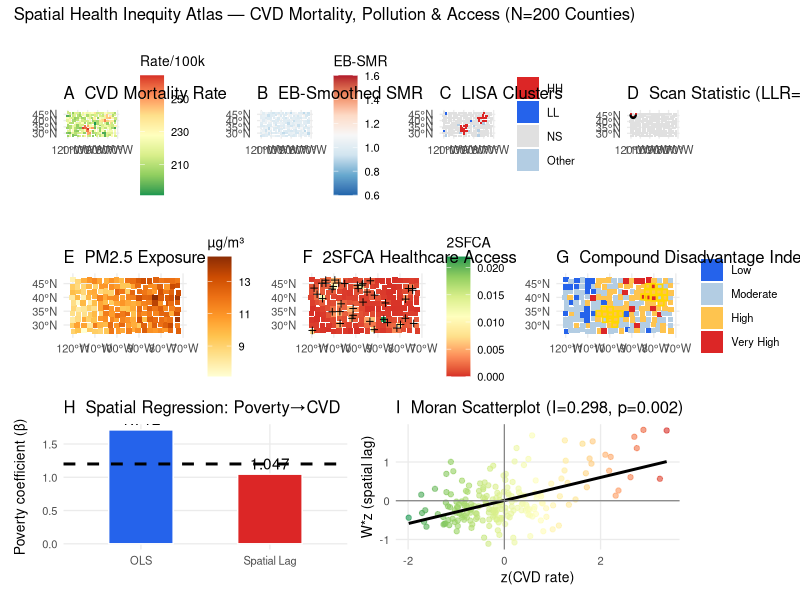
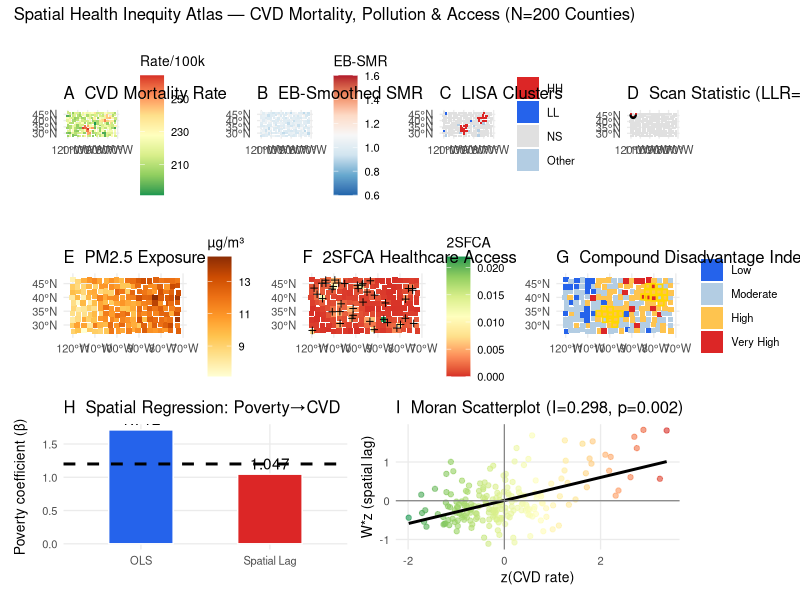

Write R code to recreate these figures, in order.
## ---- chunk 1
library(tidyverse)
library(sf)
library(spdep)
library(spatialreg)
library(patchwork)

set.seed(42)
out_dir <- file.path(tempdir(), "mod07")
dir.create(out_dir, showWarnings = FALSE, recursive = TRUE)
theme_set(
  theme_minimal(base_size = 10) +
    theme(
      plot.background = element_rect(fill = "white", colour = NA),
      panel.background = element_rect(fill = "white", colour = NA),
      panel.grid.minor = element_blank()
    )
)

SEED <- 42
NROW <- 10; NCOL <- 20; N <- NROW * NCOL
row_idx <- rep(seq_len(NROW), each = NCOL)
col_idx <- rep(seq_len(NCOL), times = NROW)

spatial_smooth <- function(v, s = 2) {
  g <- matrix(0, NROW, NCOL)
  for (i in seq_along(v)) g[row_idx[i], col_idx[i]] <- v[i]
  k <- ceiling(3 * s)
  xs <- (-k):k
  kern <- outer(dnorm(xs, sd = s), dnorm(xs, sd = s)); kern <- kern / sum(kern)
  pad <- k
  gp <- matrix(0, NROW + 2 * pad, NCOL + 2 * pad)
  gp[(pad + 1):(pad + NROW), (pad + 1):(pad + NCOL)] <- g
  out <- matrix(0, NROW, NCOL)
  for (r in seq_len(NROW)) for (c in seq_len(NCOL)) {
    out[r, c] <- sum(gp[r:(r + 2 * k), c:(c + 2 * k)] * kern)
  }
  mapply(function(r, c) out[r, c], row_idx, col_idx)
}

lon <- -120 + (col_idx - 1) * 2.5 + rnorm(N, 0, 0.3)
lat <- 28 + (row_idx - 1) * 2.0 + rnorm(N, 0, 0.2)
pct_poverty   <- 10 + 8 * rbeta(N, 2, 5) + 3 * sin(lon / 20)
pct_uninsured <- 8 + 6 * rbeta(N, 2, 4) + 0.3 * pct_poverty
pct_minority  <- pmin(pmax(20 + 15 * rbeta(N, 2, 3), 0), 100)
pct_rural     <- pmin(pmax(30 + 40 * rbeta(N, 3, 3), 0), 100)
population    <- as.integer(rlnorm(N, 10.5, 1.0))
pm25_base     <- 8 + 4 * (lon - min(lon)) / (max(lon) - min(lon))
pm25 <- pmin(pmax(pm25_base + spatial_smooth(rgamma(N, 1, 1), 1.5) + rnorm(N, 0, 1), 3), 28)
spatial_risk <- spatial_smooth(rnorm(N), 2.5)
cluster1 <- (lon > -105) & (lon < -95) & (lat > 30) & (lat < 36)
cluster2 <- (lon > -85) & (lon < -75) & (lat > 38) & (lat < 44)
base_cvd <- (180 + 1.2 * pct_poverty + 0.8 * pct_uninsured + 0.5 * pm25 +
               12 * spatial_risk + rnorm(N, 0, 10))
cvd_rate <- base_cvd
cvd_rate[cluster1] <- cvd_rate[cluster1] + 35
cvd_rate[cluster2] <- cvd_rate[cluster2] + 25
expected <- (cvd_rate / 100000) * population * 5
observed <- rpois(N, expected)
smr <- observed / pmax(expected, 1)

set.seed(5)
N_H <- 40
hlon <- runif(N_H, min(lon), max(lon))
hlat <- runif(N_H, min(lat), max(lat))
hbeds <- sample(50:600, N_H, replace = TRUE)
hosp <- st_as_sf(tibble(lon = hlon, lat = hlat, beds = hbeds),
                 coords = c("lon", "lat"), crs = 4326)

df <- tibble(
  county_id = sprintf("C%03d", seq_len(N) - 1),
  lon, lat, row = row_idx, col = col_idx,
  pct_poverty, pct_uninsured, pct_minority, pct_rural, pm25, population,
  cvd_rate, observed, expected, smr, cluster1, cluster2
)
geoms <- Map(function(lo, la) {
  st_polygon(list(matrix(
    c(lo - 1.25, la - 1, lo + 1.25, la - 1, lo + 1.25, la + 1,
      lo - 1.25, la + 1, lo - 1.25, la - 1), ncol = 2, byrow = TRUE
  )))
}, df$lon, df$lat)
gdf <- st_sf(df, geometry = st_sfc(geoms, crs = 4326))
cat(sprintf("N=%d counties | CVD=%.1f/100k | PM2.5=%.1f µg/m³\n",
            N, mean(cvd_rate), mean(pm25)))
## ---- chunk 2
nb <- vector("list", N)
for (i in seq_len(N)) {
  nbrs <- which(pmax(abs(df$row - df$row[i]), abs(df$col - df$col[i])) <= 1)
  nb[[i]] <- setdiff(nbrs, i)
}
class(nb) <- "nb"
attr(nb, "region.id") <- as.character(seq_len(N))
lw <- nb2listw(nb, style = "W", zero.policy = TRUE)
cat(sprintf("Spatial weights: N=%dx%d | Mean neighbours: %.1f\n",
            N, N, mean(card(nb))))
## ---- chunk 3
I_cvd  <- moran.test(df$cvd_rate, lw, zero.policy = TRUE)
I_pov  <- moran.test(df$pct_poverty, lw, zero.policy = TRUE)
I_pm25 <- moran.test(df$pm25, lw, zero.policy = TRUE)
mc_cvd <- moran.mc(df$cvd_rate, lw, nsim = 499, zero.policy = TRUE)
cat("Global Moran's I:\n")
cat(sprintf("  CVD rate : %.4f (p=%.4f)\n",
            unname(I_cvd$estimate["Moran I statistic"]), mc_cvd$p.value))
cat(sprintf("  Poverty  : %.4f (p=%.4f)\n",
            unname(I_pov$estimate["Moran I statistic"]),
            moran.mc(df$pct_poverty, lw, nsim = 499)$p.value))
cat(sprintf("  PM2.5    : %.4f (p=%.4f)\n",
            unname(I_pm25$estimate["Moran I statistic"]),
            moran.mc(df$pm25, lw, nsim = 499)$p.value))

lisa <- localmoran(df$cvd_rate, lw, zero.policy = TRUE)
z <- as.numeric(scale(df$cvd_rate))
zlag <- lag.listw(lw, z, zero.policy = TRUE)
quad <- ifelse(z > 0 & zlag > 0, "HH", ifelse(z < 0 & zlag < 0, "LL", "Other"))
gdf$lisa_cvd <- ifelse(lisa[, "Pr(z != E(Ii))"] < 0.05, quad, "NS")
gdf$lisa_p_cvd <- lisa[, "Pr(z != E(Ii))"]
cat(sprintf("\nLISA CVD: HH=%d LL=%d NS=%d\n",
            sum(gdf$lisa_cvd == "HH"), sum(gdf$lisa_cvd == "LL"),
            sum(gdf$lisa_cvd == "NS")))
I_cvd_val <- unname(I_cvd$estimate["Moran I statistic"])
p_cvd_val <- mc_cvd$p.value
## ---- chunk 4
scan_stat <- function(df_in, max_frac = 0.4, n_perm = 99, seed = 42) {
  coords <- cbind(df_in$lon, df_in$lat)
  O_tot <- sum(df_in$observed); E_tot <- sum(df_in$expected)
  n <- nrow(df_in); max_pop <- sum(df_in$population) * max_frac
  dmat <- as.matrix(dist(coords))
  llr <- function(Oz, Ez) {
    if (Oz <= 0 || Ez <= 0 || Oz <= Ez) return(0)
    Oo <- O_tot - Oz; Eo <- E_tot - Ez
    if (Oo <= 0 || Eo <= 0 || Oo <= Eo) return(0)
    max(0, Oz * log(Oz / Ez) + Oo * log(Oo / Eo))
  }
  best_llr <- 0; best_c <- 1; best_r <- 0; best_in <- integer(0)
  for (ci in seq_len(n)) {
    ord <- order(dmat[ci, ])
    Oz <- 0; Ez <- 0; popz <- 0
    for (k in 2:n) {
      j <- ord[k]; popz <- popz + df_in$population[j]
      if (popz > max_pop) break
      Oz <- Oz + df_in$observed[j]; Ez <- Ez + df_in$expected[j]
      l <- llr(Oz, Ez)
      if (l > best_llr) {
        best_llr <- l; best_c <- ci; best_r <- dmat[ci, j]; best_in <- ord[2:k]
      }
    }
  }
  set.seed(seed)
  mc <- numeric(n_perm)
  E_arr <- df_in$expected
  for (b in seq_len(n_perm)) {
    Op <- as.numeric(rmultinom(1, O_tot, E_arr / E_tot)); bl <- 0
    for (ci in seq_len(n)) {
      ord <- order(dmat[ci, ]); Oz <- 0; Ez <- 0; popz <- 0
      for (k in 2:n) {
        j <- ord[k]; popz <- popz + df_in$population[j]
        if (popz > max_pop) break
        Oz <- Oz + Op[j]; Ez <- Ez + E_arr[j]
        l <- llr(Oz, Ez); if (l > bl) bl <- l
      }
    }
    mc[b] <- bl
  }
  list(best_llr = best_llr, best_c = best_c, best_r = best_r,
       best_in = best_in, p = mean(mc >= best_llr))
}

cat("Running scan statistic...\n")
sc <- scan_stat(df)
gdf$in_scan_cluster <- seq_len(N) %in% sc$best_in
cat(sprintf("Primary cluster: LLR=%.2f p=%.3f n=%d counties\n",
            sc$best_llr, sc$p, length(sc$best_in)))
## ---- chunk 5
ols <- lm(cvd_rate ~ pct_poverty + pct_uninsured + pm25, data = df)
ols_pov <- coef(ols)["pct_poverty"]
I_resid <- moran.test(residuals(ols), lw, zero.policy = TRUE)
cat(sprintf("OLS: poverty β=%.3f | Moran I(resid)=%.4f (p=%.4f)\n",
            ols_pov, unname(I_resid$estimate["Moran I statistic"]), I_resid$p.value))

slm <- lagsarlm(cvd_rate ~ pct_poverty + pct_uninsured + pm25,
                data = df, listw = lw, zero.policy = TRUE)
slm_pov <- coef(slm)["pct_poverty"]
cat(sprintf("SLM: rho=%.3f | poverty β=%.3f | bias vs OLS: %+.3f\n",
            slm$rho, slm_pov, slm_pov - ols_pov))
cat("True poverty coefficient: 1.20\n")
## ---- chunk 6
smr_mean <- mean(df$smr); smr_var <- var(df$smr)
extra_var <- max(smr_var - smr_mean / mean(df$expected), 0.01)
alpha_hat <- smr_mean^2 / extra_var; beta_hat <- smr_mean / extra_var
gdf$smr_eb <- (df$observed + alpha_hat) / (df$expected + beta_hat)
cat(sprintf("EB smoothing: raw SMR SD=%.4f -> smoothed SD=%.4f\n",
            sd(df$smr), sd(gdf$smr_eb)))
cat(sprintf("(variance reduction: %.1f%%)\n",
            (1 - sd(gdf$smr_eb) / sd(df$smr)) * 100))
## ---- chunk 7
sf_use_s2(FALSE)
centroids <- st_centroid(gdf)
dist_m <- st_distance(centroids, hosp)
dist_mat <- as.numeric(dist_m)
dim(dist_mat) <- dim(dist_m)
if (max(dist_mat, na.rm = TRUE) > 50) dist_mat <- dist_mat / 111000
CATCH <- 4.5
R_j <- numeric(N_H)
for (j in seq_len(N_H)) {
  in_z <- dist_mat[, j] <= CATCH
  denom <- sum(df$population[in_z] / (dist_mat[in_z, j] + 0.1)^2)
  R_j[j] <- if (denom > 0) hbeds[j] / denom else 0
}
A_i <- numeric(N)
for (i in seq_len(N)) {
  in_z <- dist_mat[i, ] <= CATCH
  if (any(in_z)) {
    w <- 1 / (dist_mat[i, in_z] + 0.1)^2
    A_i[i] <- sum(R_j[in_z] * w)
  }
}
gdf$access_2sfca <- A_i

quintile_score <- function(v, higher_is_worse = TRUE) {
  q <- as.numeric(cut(v, quantile(v, 0:5 / 5), include.lowest = TRUE, labels = FALSE))
  if (higher_is_worse) q else 6 - q
}
gdf$cdi <- (quintile_score(gdf$cvd_rate) + quintile_score(gdf$pct_poverty) +
              quintile_score(gdf$pm25) + quintile_score(gdf$pct_uninsured) +
              quintile_score(gdf$access_2sfca, higher_is_worse = FALSE)) / 5
gdf$cdi_cat <- cut(gdf$cdi, breaks = c(0, 2, 3, 4, 5.1),
                   labels = c("Low", "Moderate", "High", "Very High"))

cat("Compound Disadvantage Index:\n")
for (lab in c("Low", "Moderate", "High", "Very High")) {
  n_c <- sum(gdf$cdi_cat == lab, na.rm = TRUE)
  pop_c <- sum(gdf$population[gdf$cdi_cat == lab], na.rm = TRUE)
  cat(sprintf("  %-12s: %3d counties | %s residents (%.1f%%)\n",
              lab, n_c, format(pop_c, big.mark = ","),
              pop_c / sum(gdf$population) * 100))
}
## ---- chunk 8
CLUSTER_COLORS <- c(HH = "#DC2626", LL = "#2563EB", Other = "#B3CDE3", NS = "#E0E0E0")
CDI_COLORS <- c(Low = "#2563EB", Moderate = "#B3CDE3", High = "#FEC44F", `Very High` = "#DC2626")

p_a <- ggplot(gdf) +
  geom_sf(aes(fill = cvd_rate), colour = NA) +
  scale_fill_distiller(palette = "RdYlGn", direction = -1, name = "Rate/100k") +
  labs(title = "A  CVD Mortality Rate") + theme(axis.title = element_blank())

p_b <- ggplot(gdf) +
  geom_sf(aes(fill = smr_eb), colour = NA) +
  scale_fill_distiller(palette = "RdBu", direction = -1, limits = c(0.6, 1.6),
                       oob = scales::squish, name = "EB-SMR") +
  labs(title = "B  EB-Smoothed SMR") + theme(axis.title = element_blank())

p_c <- ggplot(gdf) +
  geom_sf(aes(fill = lisa_cvd), colour = NA) +
  scale_fill_manual(values = CLUSTER_COLORS) +
  labs(title = "C  LISA Clusters", fill = NULL) + theme(axis.title = element_blank())

circ <- {
  sf_use_s2(FALSE)
  st_buffer(st_sfc(st_point(c(df$lon[sc$best_c], df$lat[sc$best_c])), crs = 4326),
            dist = sc$best_r)
}
p_d <- ggplot(gdf) +
  geom_sf(aes(fill = in_scan_cluster), colour = NA) +
  geom_sf(data = circ, fill = NA, colour = "black", linewidth = 0.8, linetype = "dashed") +
  scale_fill_manual(values = c("TRUE" = "#DC2626", "FALSE" = "#E0E0E0"), guide = "none") +
  labs(title = sprintf("D  Scan Statistic (LLR=%.1f,p=%.3f)", sc$best_llr, sc$p)) +
  theme(axis.title = element_blank())

p_e <- ggplot(gdf) +
  geom_sf(aes(fill = pm25), colour = NA) +
  scale_fill_distiller(palette = "YlOrBr", direction = 1, name = "µg/m³") +
  labs(title = "E  PM2.5 Exposure") + theme(axis.title = element_blank())

p_f <- ggplot(gdf) +
  geom_sf(aes(fill = access_2sfca), colour = NA) +
  geom_sf(data = hosp, shape = 3, size = 1.5, colour = "black") +
  scale_fill_distiller(palette = "RdYlGn", direction = 1, name = "2SFCA") +
  labs(title = "F  2SFCA Healthcare Access") + theme(axis.title = element_blank())

p_g <- ggplot(gdf) +
  geom_sf(aes(fill = cdi_cat), colour = NA) +
  geom_sf(data = dplyr::filter(gdf, cluster1 | cluster2), fill = NA,
          colour = "gold", linewidth = 0.6) +
  scale_fill_manual(values = CDI_COLORS) +
  labs(title = "G  Compound Disadvantage Index (CDI)", fill = NULL) +
  theme(axis.title = element_blank())

reg_df <- tibble(method = c("OLS", "Spatial Lag"), coef = c(ols_pov, slm_pov))
p_h <- ggplot(reg_df, aes(method, coef, fill = method)) +
  geom_col(width = 0.5, colour = "white") +
  geom_hline(yintercept = 1.20, linetype = "dashed", linewidth = 1) +
  geom_text(aes(label = sprintf("%.3f", coef)), vjust = -0.4) +
  scale_fill_manual(values = c(OLS = "#2563EB", `Spatial Lag` = "#DC2626"), guide = "none") +
  labs(y = "Poverty coefficient (β)", title = "H  Spatial Regression: Poverty→CVD", x = NULL)

z_cvd <- as.numeric(scale(df$cvd_rate))
Wz_cvd <- lag.listw(lw, z_cvd, zero.policy = TRUE)
p_i <- ggplot(tibble(z = z_cvd, Wz = Wz_cvd, rate = df$cvd_rate), aes(z, Wz, colour = rate)) +
  geom_point(alpha = 0.6, size = 1.5) +
  geom_smooth(method = "lm", se = FALSE, colour = "black", linewidth = 1) +
  geom_hline(yintercept = 0, colour = "grey50", linewidth = 0.4) +
  geom_vline(xintercept = 0, colour = "grey50", linewidth = 0.4) +
  scale_colour_distiller(palette = "RdYlGn", direction = -1, guide = "none") +
  labs(
    x = "z(CVD rate)", y = "W*z (spatial lag)",
    title = sprintf("I  Moran Scatterplot (I=%.3f, p=%.3f)", I_cvd_val, p_cvd_val)
  )

p_atlas <- (p_a | p_b | p_c | p_d) /
  (p_e | p_f | p_g) /
  (p_h | p_i) +
  plot_annotation(
    title = "Spatial Health Inequity Atlas — CVD Mortality, Pollution & Access (N=200 Counties)"
  )
print(p_atlas)
ggsave(file.path(out_dir, "capstone_spatial_atlas.png"), p_atlas,
       width = 22, height = 16, dpi = 300)
cat("Saved: capstone_spatial_atlas.png (300 dpi)\n")
## ---- chunk 9
cat("CAPSTONE SUMMARY STATISTICS\n")
cat(strrep("=", 60), "\n")
cat(sprintf("Global Moran's I (CVD rate): %.4f (p=%.4f)\n", I_cvd_val, p_cvd_val))
cat(sprintf("LISA HH clusters: %d | LL: %d counties\n",
            sum(gdf$lisa_cvd == "HH"), sum(gdf$lisa_cvd == "LL")))
cat(sprintf("Scan cluster: LLR=%.2f | p=%.3f | n=%d counties\n",
            sc$best_llr, sc$p, length(sc$best_in)))
cat(sprintf("OLS poverty β=%.3f | SLM poverty β=%.3f | True β=1.20\n", ols_pov, slm_pov))
cat(sprintf("EB smoothing: SMR SD reduced %.4f -> %.4f\n", sd(df$smr), sd(gdf$smr_eb)))
cat(sprintf("  Variance reduction: %.1f%%\n", (1 - sd(gdf$smr_eb) / sd(df$smr)) * 100))
cat(sprintf("Compound Disadvantage Index (Very High): %d counties\n",
            sum(gdf$cdi_cat == "Very High", na.rm = TRUE)))
vhigh_pop <- sum(gdf$population[gdf$cdi_cat == "Very High"], na.rm = TRUE)
cat(sprintf("  Population in Very High CDI: %s (%.1f%%)\n",
            format(vhigh_pop, big.mark = ","), vhigh_pop / sum(gdf$population) * 100))
cat(strrep("=", 60), "\n")
